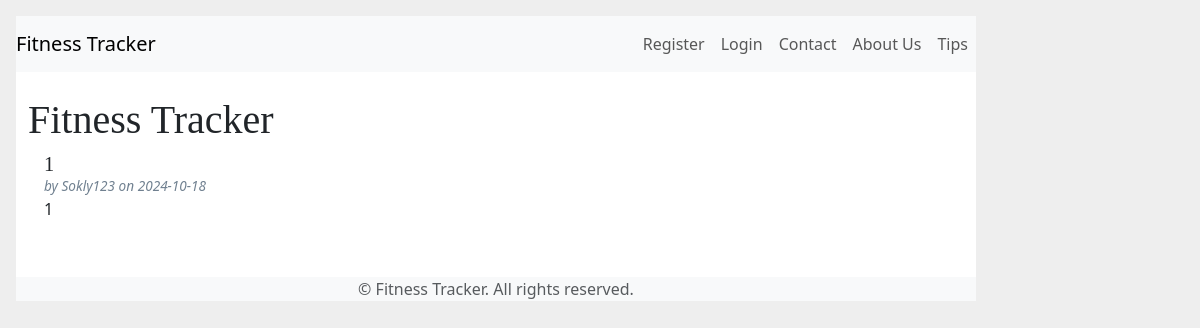
/, run on an earlier commit of the app's database.
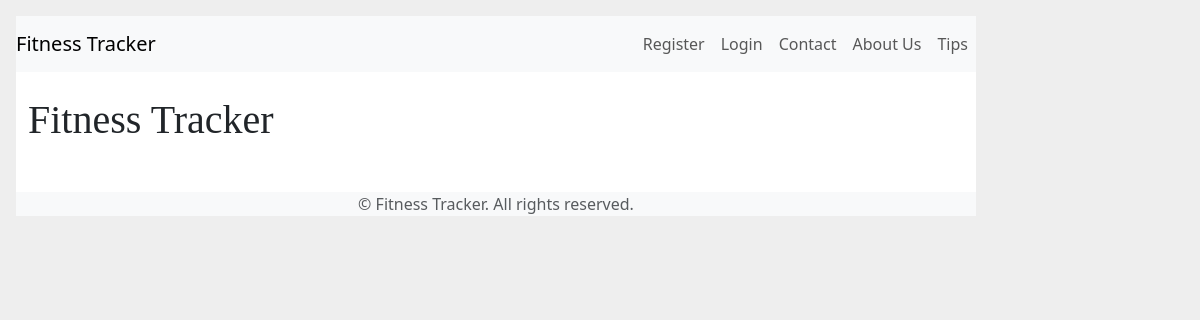
And on a later commit of the database.
### tables this page shows
CREATE TABLE post (
  id INTEGER PRIMARY KEY AUTOINCREMENT,
  author_id INTEGER NOT NULL,
  created TIMESTAMP NOT NULL DEFAULT CURRENT_TIMESTAMP,
  title TEXT NOT NULL,
  body TEXT NOT NULL,
  FOREIGN KEY (author_id) REFERENCES user (id)
);

CREATE TABLE user (
  id INTEGER PRIMARY KEY AUTOINCREMENT,
  username TEXT UNIQUE NOT NULL,
  password TEXT NOT NULL
);

### flaskr/blog.py (the view)
@bp.route('/')
def index():
    db = get_db()
    posts = db.execute(
        'SELECT p.id, title, body, created, author_id, username'
        ' FROM post p JOIN user u ON p.author_id = u.id'
        ' ORDER BY created DESC'
    ).fetchall()
    return render_template('blog/index.html', posts=posts)

### flaskr/auth.py (called while the page is built)
@bp.before_app_request
def load_logged_in_user():
    user_id = session.get('user_id')
    if user_id is None:
        g.user = None
    else:
        g.user = get_db().execute(
            'SELECT * FROM user WHERE id = ?', (user_id,)
        ).fetchone()

### flaskr/db.py (called while the page is built)
def get_db():
    if 'db' not in g:
        g.db = sqlite3.connect(
            current_app.config['DATABASE'],
            detect_types=sqlite3.PARSE_DECLTYPES
        )
        g.db.row_factory = sqlite3.Row
    return g.db

### flaskr/templates/blog/index.html (shortened to what this page needs)
{% extends 'base.html' %}
{% block header %}
  <h1>{% block title %}Fitness Tracker{% endblock %}</h1>
{% endblock %}
{% block content %}
  {% for post in posts %}
    <article class="post">
      <header>
        <div>
          <h1>{{ post['title'] }}</h1>
          <div class="about">by {{ post['username'] }} on {{ post['created'].strftime('%Y-%m-%d') }}</div>
        </div>
      </header>
      <p class="body">{{ post['body'] }}</p>
    </article>
  {% endfor %}
{% endblock %}

### flaskr/templates/base.html (shortened to what this page needs)
<!doctype html>
<html lang="en">
<head>
    <link rel="stylesheet" href="{{ url_for('static', filename='style.css') }}">
    <link href="https://cdn.jsdelivr.net/npm/bootstrap@5.3.3/dist/css/bootstrap.min.css" rel="stylesheet">
</head>
<body>
    <nav class="navbar navbar-expand-lg navbar-light bg-light">
        <a class="navbar-brand" href="{{ url_for('blog.index') }}">Fitness Tracker</a>
        <div class="collapse navbar-collapse" id="navbarNav">
            <ul class="navbar-nav ms-auto">
                {% if not g.user %}
                    <li class="nav-item">
                        <a class="nav-link" href="{{ url_for('auth.register') }}">Register</a>
                    </li>
                    <li class="nav-item">
                        <a class="nav-link" href="{{ url_for('auth.login') }}">Login</a>
                    </li>
                {% endif %}
                <li class="nav-item">
                    <a class="nav-link" href="{{ url_for('blog.contact') }}">Contact</a>
                </li>
                <li class="nav-item">
                    <a class="nav-link" href="{{ url_for('blog.about') }}">About Us</a>
                </li>
                <li class="nav-item">
                    <a class="nav-link" href="{{ url_for('blog.tips') }}">Tips</a>
                </li>
            </ul>
        </div>
    </nav>
    <div class="container mt-4">
        <header>
            {% block header %}{% endblock %}
        </header>
        <section class="content">
            {% block content %}{% endblock %}
        </section>
    </div>
    <footer class="footer bg-light text-center mt-4">
        <div class="container">
            <span class="text-muted">&copy; {{ current_year }} Fitness Tracker. All rights reserved.</span>
        </div>
    </footer>
</body>
</html>

### flaskr/static/style.css (style rules this page uses)
html { font-family: sans-serif; background: #eee; padding: 1rem; }
body { max-width: 960px; margin: 0 auto; background: white; }
h1 { font-family: serif; color: #377ba8; margin: 1rem 0; }
a { color: #377ba8; }
nav { background: lightgray; display: flex; align-items: center; padding: 0 0.5rem; }
nav ul { display: flex; list-style: none; margin: 0; padding: 0; }
nav ul li a, nav ul li span, header .action { display: block; padding: 0.5rem; }
.content { padding: 0 1rem 1rem; }
.content:last-child { margin-bottom: 0; }

What changed in the data, as far as the page shows it:
removed post: title "1", username "Sokly123", created "2024-10-18", body "1"
